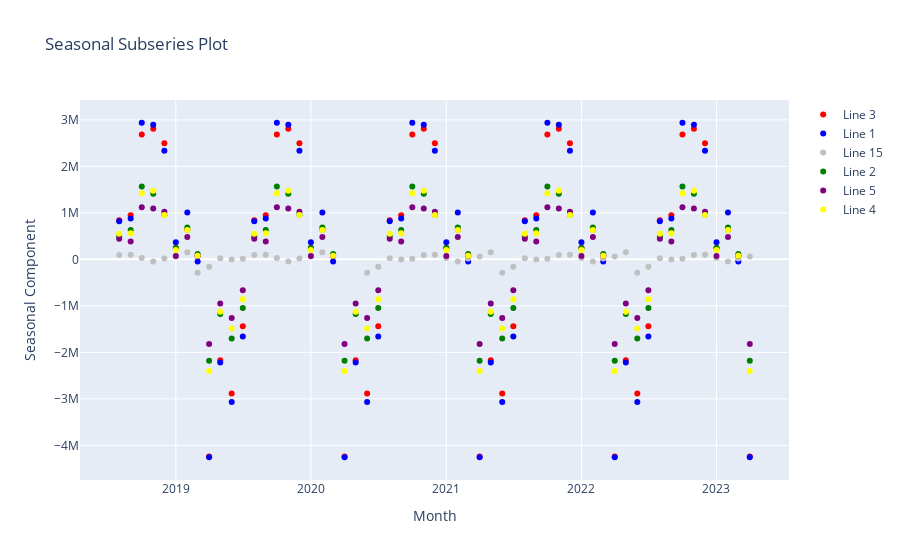

Source (notebook cell):
### Code cell
# Sample data


# Convert the year_month column to datetime format
data['year_month'] = pd.to_datetime(data['year_month'])

# Create a list of unique lines
lines = data['line'].unique()

# Create a list of colors for each line
line_colors = {
    '1': 'Blue',
    '2': 'Green',
    '3': 'Red',
    '4': 'Yellow',
    '5': 'Purple',
    '15': 'Silver'
}


# Create a list to store each line trace with seasonal component
traces = []

# Iterate over each line
for i, line in enumerate(lines):
    # Filter the data for the current line
    line_data = data[data['line'] == line]

    # Drop rows with missing values in the 'total' column
    line_data = line_data.dropna(subset=['total'])

    # Perform seasonal decomposition
    result = seasonal_decompose(line_data['total'], model='additive', period=12)

    # Get the seasonal component
    seasonal = result.seasonal

    # Create a scatter trace for the seasonal component
    trace = go.Scatter(
        x=line_data['year_month'],
        y=seasonal,
        name=f'Line {line}',
        mode='markers',
        marker=dict(color=line_colors[f'{line}']),  # Assign a color to the scatter points
    )
    traces.append(trace)

# Create the layout for the graph
layout = go.Layout(title='Seasonal Subseries Plot', xaxis=dict(title='Month'), yaxis=dict(title='Seasonal Component'))

# Create the figure object
fig = go.Figure(data=traces, layout=layout)

# Display the graph
fig.show()
